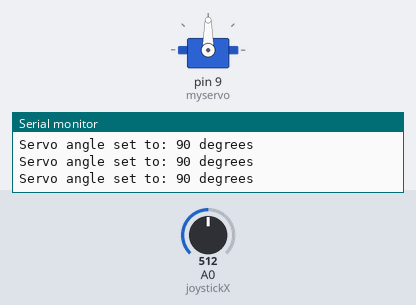
Simulated run of this sketch. Board: Arduino Uno, built with avr-gcc and run on an emulated ATmega328P. Parts: servo, the last lines printed to the serial monitor. The test bench sets the inputs (shaded band); at power-on: A0 (joystickX) = 512.

Above: at 1.2 s.
1.3 s: A0 (joystickX) set to 554
At 2.0 s:
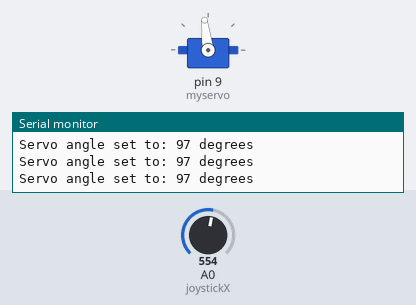
4.3 s: A0 (joystickX) set to 577
At 5.3 s:
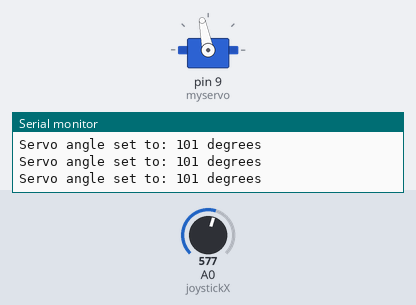
5.8 s: A0 (joystickX) set to 306
At 6.9 s:
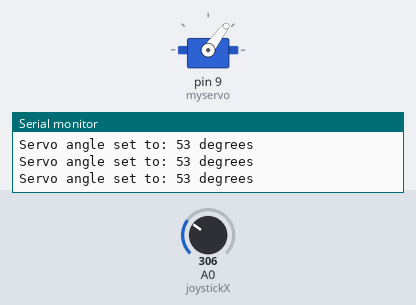
7.3 s: A0 (joystickX) set to 716
At 7.9 s:
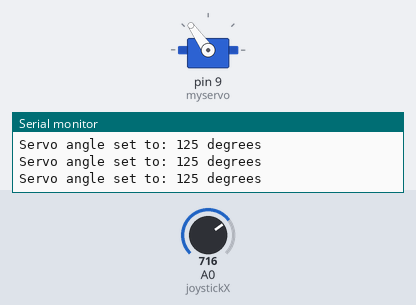
8.8 s: A0 (joystickX) set to 122
At 9.4 s:
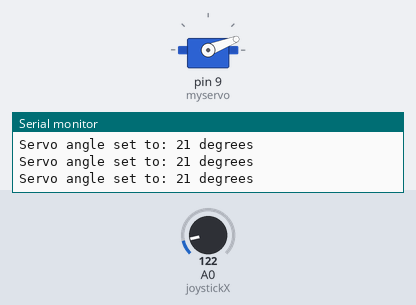
10.3 s: A0 (joystickX) set to 61
11.8 s: A0 (joystickX) set to 51
At 12.7 s:
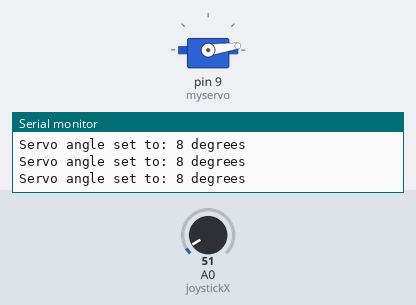
Timing chart, 0 to 14.8 s (numbered marks = the images above; inputs shaded):
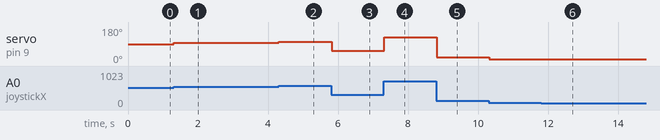

The sketch:

sketch_mar31a.ino
```cpp
#include <Servo.h>

Servo myservo;  // create servo object to control a servo

const int joystickX = A0; // Joystick X-axis connected to A0
const int joystickY = A1; // Joystick Y-axis connected to A1

void setup() {
  myservo.attach(9);  // attaches the servo on pin 9 to the servo object
  Serial.begin(9600); // initialize serial communication at 9600 bits per second
}

void loop() {
  int xPosition = analogRead(joystickX); // Read the joystick X-axis position
  // Map the joystick position (0 to 1023) to an angle between 0 and 180 degrees
  int angle = map(xPosition, 0, 1023, 0, 180);

  myservo.write(angle); // set servo position according to the joystick position

  // Optional: print the servo position to the Serial Monitor
  Serial.print("Servo angle set to: ");
  Serial.print(angle);
  Serial.println(" degrees");

  delay(15); // Delay a short while to stabilize the reading
}
```

Measured:
- after the input at 1.3 s, servo on pin 9 (myservo): 90° → 97° at once
- after the input at 4.3 s, servo on pin 9 (myservo): 97° → 101° at once
- after the input at 5.8 s, servo on pin 9 (myservo): 101° → 53° at once
- after the input at 7.3 s, servo on pin 9 (myservo): 53° → 125° at once
- after the input at 8.8 s, servo on pin 9 (myservo): 125° → 21° at once
- after the input at 10.3 s, servo on pin 9 (myservo): 21° → 10° at once
- after the input at 11.8 s, servo on pin 9 (myservo): 10° → 8° at once
